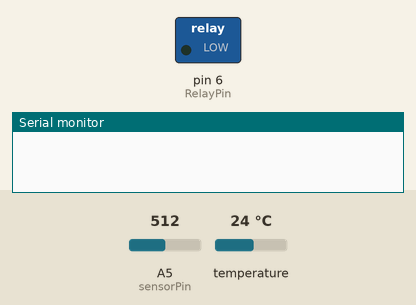
The sketch below on a simulated Arduino Uno, built for the host (arithmetic inside an expression is 32-bit, double 64-bit). Parts: switched loads named in the sketch (green lamp = pin HIGH), the last lines printed to the serial monitor. The inputs (shaded band) are chosen by the test bench; at power-on: A5 (sensorPin) = 512, temperature 24 °C. WiFi joins after 1.5 s; servers stay silent unless stated.

Above: at 0.1 s.
At 101.1 s:
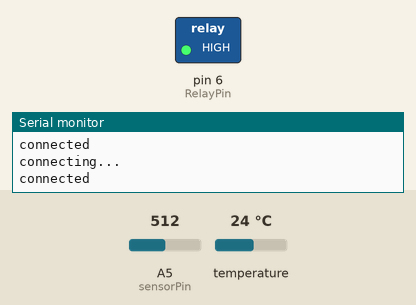
Timing chart, 0 to 102.6 s (numbered marks = the images above):
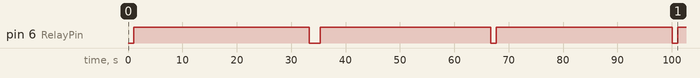

The sketch:

arduino.ino
```cpp
/*
Proportional Integral Derivative Controller
*/

/********************************************************************/
// Libraries for the DS18B20 Temperature Sensor
#include <OneWire.h>
#include <DallasTemperature.h>

#include <Wire.h>
#include <SPI.h>
#include <Ethernet.h>

// Libraries for the LCD Sheild
#include <LCD.h>
#include <LiquidCrystal_I2C.h> // F Malpartida's NewLiquidCrystal library

// PID Library
#include <PID_v1.h>
#include <PID_AutoTune_v0.h>

// Output Relay
#define RelayPin 6
/********************************************************************/
// ************************************************
// PID Variables and constants
// ************************************************
int DS18S20_Pin = 2; //DS18S20 Signal pin on digital 2
double Setpoint;
double Input, Output;

int sensorPin = A5; // select the input pin for the potentiometer
int sensorValue = 0; // variable to store the value coming from the sensor

//Specify the links and initial tuning parameters

// pid tuning parameters
float Kp = 200;
float Ki = 50;
float Kd = 0;

//Specify the links and initial tuning parameters
PID myPID(&Input, &Output, &Setpoint, Kp, Ki, Kd, DIRECT);

// 2 second Time Proportional Output window
int WindowSize = 2000;
unsigned long windowStartTime;

const int numReadings = 30;

double readings[numReadings]; // the readings from the analog input
int index = 0; // the index of the current reading
double total = 0; // the running total
double input = 0; // the average

int inputPin = A0;

//Temperature chip i/o
OneWire ds(DS18S20_Pin); // on digital pin 10
// Enter a MAC address for your controller below.
// Newer Ethernet shields have a MAC address printed on a sticker on the shield
byte mac[] = { 0xDE, 0xAD, 0xBE, 0xEF, 0xFE, 0xED }; //I made one up here it should be listed on your ethernet shield box
IPAddress server(10, 0, 0, 19); // place your server IP address here, I made on up

// Initialize the Ethernet client library
// with the IP address and port of the server
// that you want to connect to (port 80 is default for HTTP):
EthernetClient client;

void setup(void) {


pinMode(6, OUTPUT);
windowStartTime = millis();
Serial.begin(9600);
Setpoint = 71;
//tell the PID to range between 0 and the full window size
myPID.SetOutputLimits(0, WindowSize);

//turn the PID on
myPID.SetMode(AUTOMATIC);

for (int thisReading = 0; thisReading < numReadings; thisReading++)
readings[thisReading] = 0;

analogReference(EXTERNAL);
}

void loop(void) {
analogReference(DEFAULT);
sensorValue = analogRead(sensorPin)/7.42+75;
Setpoint = sensorValue;
analogReference(EXTERNAL);
total= total - readings[index];
float temperature = getTemp()*9/5+32;
readings[index] = temperature;
total= total + readings[index];

index = index + 1;

// if we're at the end of the array...
if (index >= numReadings)
// ...wrap around to the beginning:
index = 0;

// calculate the average:
Input = total / numReadings;
// send it to the computer as ASCII digits

myPID.Compute();

/*
Serial.print(Input*1);
Serial.print(" ");
Serial.print(Output);
Serial.print(" ");
Serial.print(Setpoint);
Serial.print(" ");
Serial.print(index);
Serial.print(" ");
Serial.print(numReadings);
Serial.print(" ");
Serial.print(total);
Serial.print(" ");
Serial.print(readings[index]);
Serial.print(" ");

Serial.println(temperature);

 */

/************************************************
* turn the output pin on/off based on pid output
************************************************/
if(millis() - windowStartTime>WindowSize)
{ //time to shift the Relay Window
windowStartTime += WindowSize;
}
if(Output < millis() - windowStartTime) digitalWrite(RelayPin,LOW);
else digitalWrite(RelayPin,HIGH);

if (index == 29)
{

(Ethernet.begin(mac));
// give the Ethernet shield a second to initialize:
delay(1000);
Serial.println("connecting...");

// if you get a connection, report back via serial:
(client.connect("ciuperci.orc.md", 80));
Serial.println("connected");
// Make a HTTP request:
client.print("GET http://ciuperci.orc.md/pid/data.php?Temperature="); //place your server address here
client.print(temperature);
client.print("&Setpoint=");
client.print(Setpoint);
client.print("&Input=");
client.print(Input);
client.print("&Kp=");
client.print(Kp);
client.print("&Ki=");
client.print(Ki);
client.print("&Kd=");
client.print(Kd);
client.print("&Heater=");
client.print(Output/WindowSize*100);
client.println(" HTTP/1.0");
client.println("Host: http://ciuperci.orc.md");
client.println();
client.stop();
}
}

float getTemp(){
//returns the temperature from one DS18S20 in DEG Celsius

byte data[12];
byte addr[8];

if ( !ds.search(addr)) {
//no more sensors on chain, reset search
ds.reset_search();
return -1000;
}

if ( OneWire::crc8( addr, 7) != addr[7]) {
Serial.println("CRC is not valid!");
return -1000;
}

if ( addr[0] != 0x10 && addr[0] != 0x28) {
Serial.print("Device is not recognized");
return -1000;
}

ds.reset();
ds.select(addr);
ds.write(0x44,1); // start conversion, with parasite power on at the end

delay(1000);

byte present = ds.reset();
ds.select(addr);
ds.write(0xBE); // Read Scratchpad

for (int i = 0; i < 9; i++) { // we need 9 bytes
data[i] = ds.read();
}

ds.reset_search();

byte MSB = data[1];
byte LSB = data[0];

float tempRead = ((MSB << 8) | LSB); //using two's compliment
float TemperatureSum = tempRead / 16;

return TemperatureSum;

}
```

Measured:
- by itself, pin 6 (RelayPin): goes HIGH 32.3 s, LOW 2.0 s, HIGH 31.3 s, LOW 1.0 s, HIGH 32.3 s, LOW 1.0 s, then HIGH
